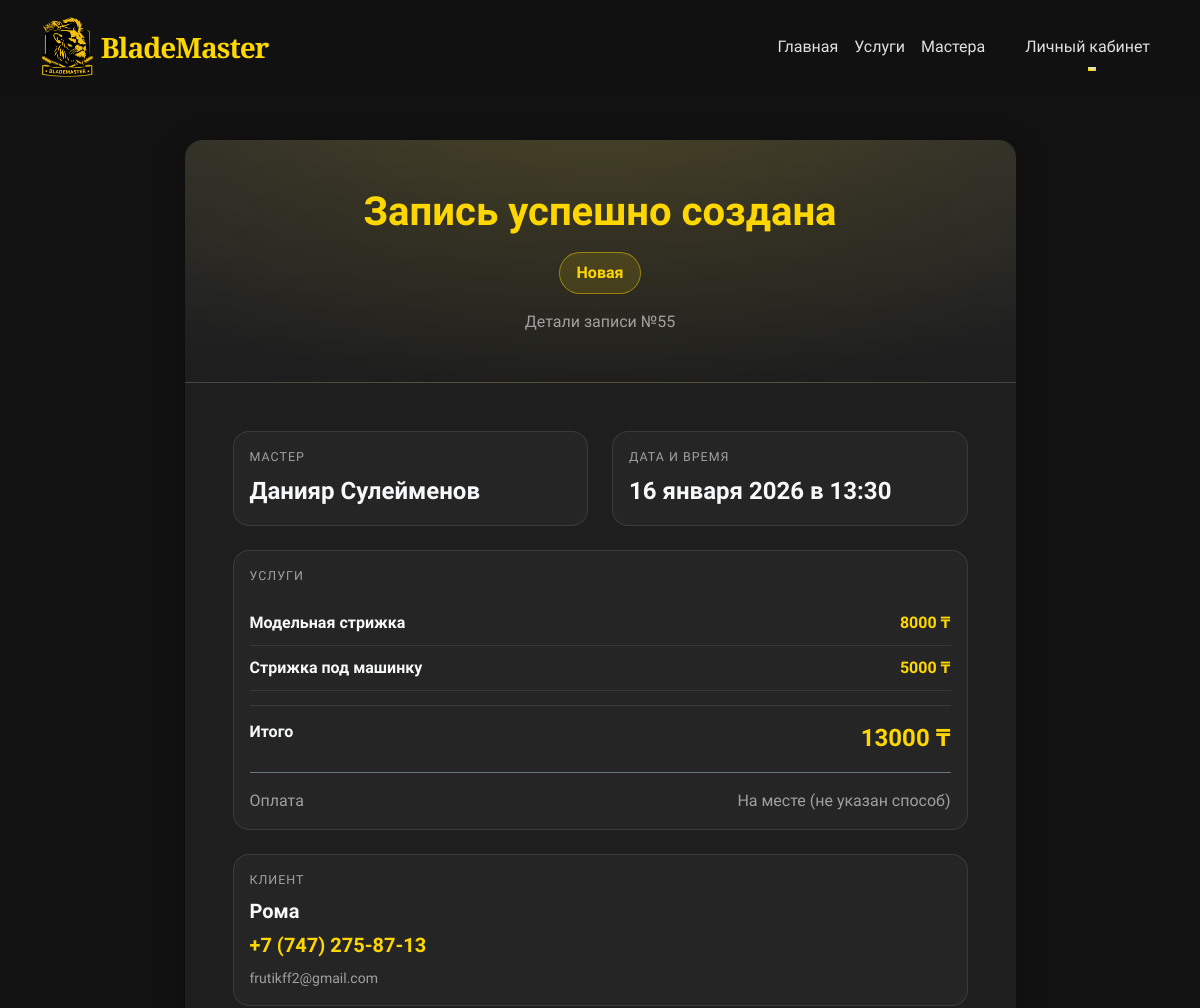
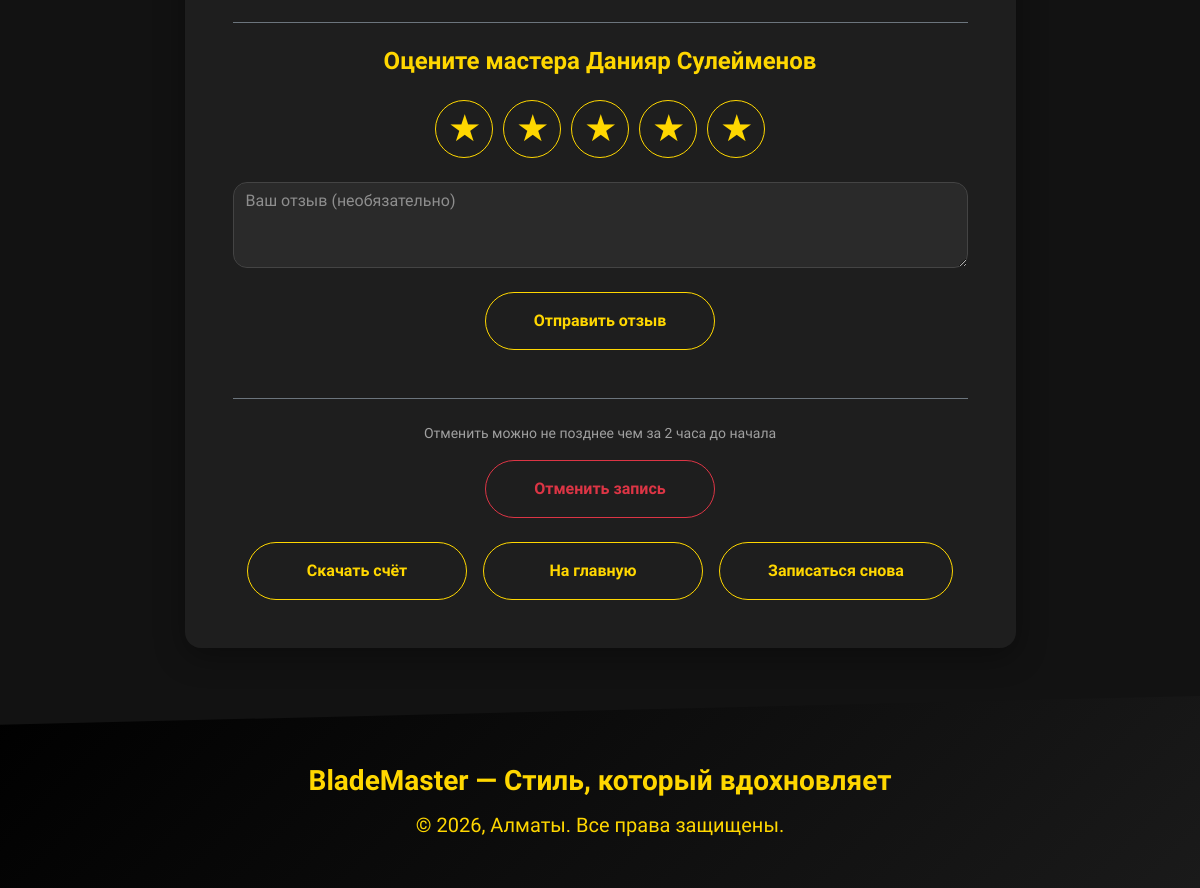
Before: /appointment/55/success/ with the older database file (2 pictures, top to bottom).
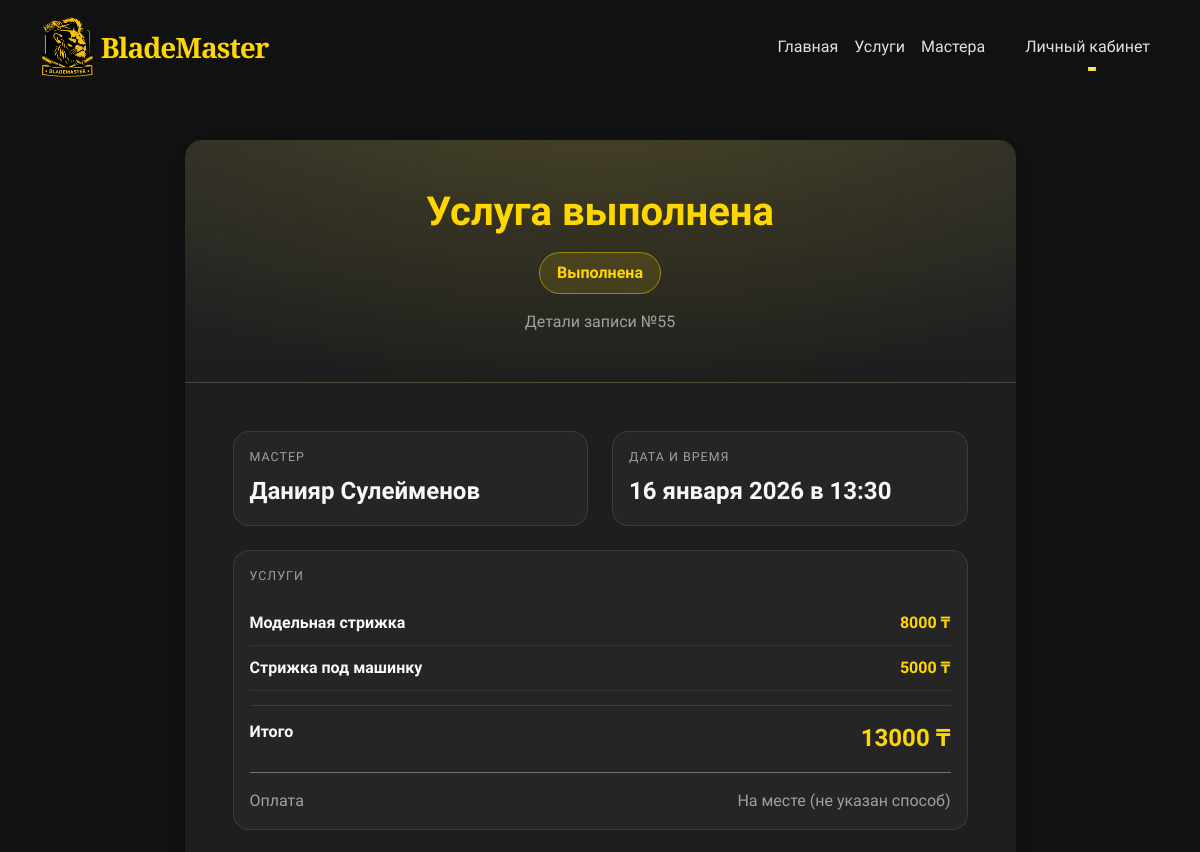
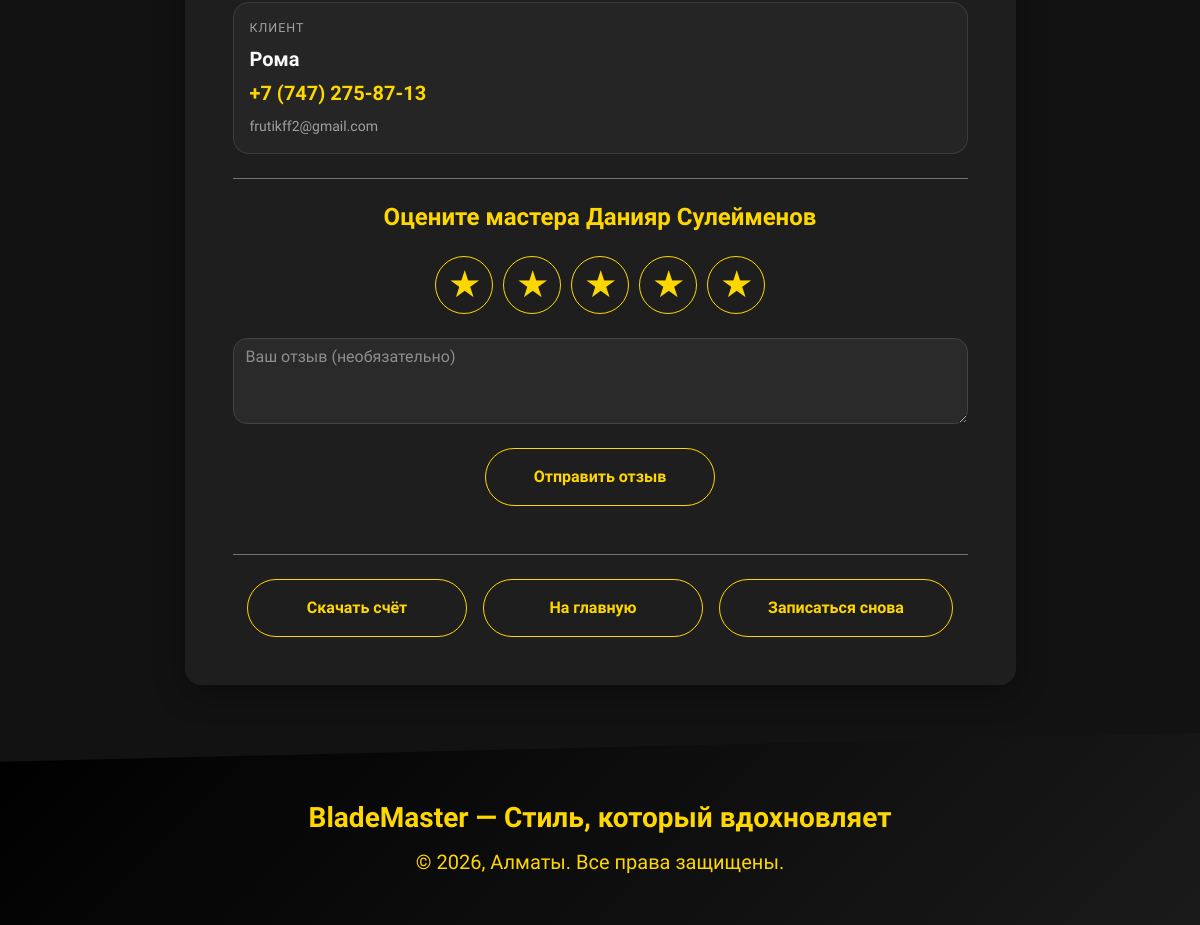
After: the same page with the newer database file (2 pictures, top to bottom).
### core/models.py (models this page shows, shortened)
class Appointment(models.Model):
    client_name = models.CharField("Имя клиента", max_length=100)
    client_phone = models.CharField("Телефон клиента", max_length=20)
    client_email = models.EmailField("Email клиента", blank=True, null=True)
    service = models.ManyToManyField(Service, verbose_name="Выбранные услуги")
    master = models.ForeignKey(Master, on_delete=models.CASCADE, verbose_name="Мастер")
    date = models.DateField("Дата записи")
    time = models.TimeField("Время записи")
    status = models.CharField("Статус записи", max_length=20, choices=[
        ('new', 'Новая'),
        ('confirmed', 'Подтверждена'),
        ('completed', 'Выполнена'),
        ('cancelled', 'Отменена'),
        ('no_show', 'Не пришёл'),
    ], default='new')
    created_at = models.DateTimeField("Дата и время создания записи", auto_now_add=True)
    prepayment_amount = models.DecimalField(max_digits=10, decimal_places=2, default=0, verbose_name="Сумма предоплаты")
    prepayment_paid = models.BooleanField(default=False, verbose_name="Предоплата оплачена")
    prepayment_method = models.CharField(max_length=50, blank=True, verbose_name="Способ предоплаты")
    class Meta:
        verbose_name = "Запись"
        verbose_name_plural = "Записи клиентов"
    def total_price(self):
        return sum(service.price for service in self.service.all())

class Master(models.Model):
    full_name = models.CharField("ФИО мастера", max_length=100)
    description = models.TextField("Описание / о себе", blank=True)
    photo = models.ImageField("Фотография мастера", upload_to='masters/', blank=True, null=True)
    user = models.OneToOneField(User, on_delete=models.SET_NULL, null=True, blank=True, related_name='master_profile')
    class Meta:
        verbose_name = "Мастер"
        verbose_name_plural = "Мастера"

class Service(models.Model):
    name = models.CharField("Название услуги", max_length=100)
    description = models.TextField("Описание услуги", blank=True)
    price = models.DecimalField("Цена (₸)", max_digits=10, decimal_places=0)
    duration = models.IntegerField("Длительность (в минутах)", default=60)
    category = models.CharField("Категория", max_length=50, choices=[
        ('haircut', 'Стрижки'),
        ('beard', 'Бритьё и оформление бороды'),
        ('care', 'Уход'),
        ('complex', 'Комплексные процедуры'),
    ], default='haircut')
    class Meta:
        verbose_name = "Услуга"
        verbose_name_plural = "Услуги"

### core/views.py (the view)
# urls.py: path('appointment/<int:appointment_id>/success/', views.book_success, name='book_success'),
def book_success(request, appointment_id):
    appointment = get_object_or_404(Appointment, id=appointment_id)
    total_price = appointment.total_price()
    prepay = appointment.prepayment_amount or Decimal("0.00")
    remaining = (Decimal(str(total_price)) - Decimal(str(prepay)))
    if remaining < 0:
        remaining = Decimal("0.00")
    return render(
        request,
        "core/book_success.html",
        {
            "appointment": appointment,
            "remaining_amount": remaining,
        }
    )

### core/templates/core/book_success.html (shortened to what this page needs)
{% extends 'base.html' %}
{% block content %}
<div class="container my-5 bm-page-wrap">
  <div class="row justify-content-center">
    <div class="col-lg-9 col-xxl-8">
      <div class="bm-card p-0 overflow-hidden">
        <div class="bm-status-hero p-4 p-md-5 text-center">
          <h1 class="display-6 fw-bold text-gold mb-2">
            {% if appointment.status == 'cancelled' %}
              Запись отменена
            {% elif appointment.status == 'completed' %}
              Услуга выполнена
            {% elif appointment.status == 'confirmed' %}
              Запись подтверждена
            {% else %}
              Запись успешно создана
            {% endif %}
          </h1>
          <div class="mt-3">
            <span class="bm-status-badge">
              {{ appointment.get_status_display }}
            </span>
          </div>
          <div class="text-muted mt-3">
            Детали записи №{{ appointment.id }}
          </div>
        </div>
        <div class="p-4 p-md-5">
          <div class="row g-4 mb-4">
            <div class="col-md-6">
              <div class="bm-detail-box h-100">
                <div class="bm-label">Мастер</div>
                <div class="fs-4 fw-semibold text-light">{{ appointment.master.full_name }}</div>
              </div>
            </div>
            <div class="col-md-6">
              <div class="bm-detail-box h-100">
                <div class="bm-label">Дата и время</div>
                <div class="fs-4 fw-semibold text-light">
                  {{ appointment.date|date:"d E Y" }} в {{ appointment.time|time:"H:i" }}
                </div>
              </div>
            </div>
          </div>
          <div class="bm-detail-box mb-4">
            <div class="bm-label mb-3">Услуги</div>
            {% for service in appointment.service.all %}
              <div class="bm-service-row">
                <div class="text-light fw-semibold">{{ service.name }}</div>
                <div class="text-gold fw-bold">{{ service.price }} ₸</div>
              </div>
            {% endfor %}
            <div class="bm-total-row">
              <div class="text-light">Итого</div>
              <div class="text-gold fs-4">{{ appointment.total_price }} ₸</div>
            </div>
            {% if appointment.prepayment_amount and appointment.prepayment_amount|floatformat:0 != "0" %}
              <div class="mt-3">
                <div class="d-flex justify-content-between">
                  <div class="text-muted">Предоплата</div>
                  <div class="text-gold fw-bold">{{ appointment.prepayment_amount }} ₸</div>
                </div>
                <div class="d-flex justify-content-between mt-2">
                  <div class="text-muted">Способ</div>
                  <div class="text-muted">{{ appointment.prepayment_method|default:"(не указан)" }}</div>
                </div>
                <div class="d-flex justify-content-between mt-3 pt-3 border-top border-secondary">
                  <div class="text-light fw-bold">Осталось оплатить</div>
                  <div class="text-gold fw-bold fs-5">{{ remaining_amount }} ₸</div>
                </div>
                <div class="text-muted small mt-2">
                  Предоплата — имитация (не реальная оплата).
                </div>
              </div>
            {% else %}
              <div class="d-flex justify-content-between mt-3 pt-3 border-top border-secondary">
                <div class="text-muted">Оплата</div>
                <div class="text-muted">{{ appointment.prepayment_method|default:"На месте (не указан способ)" }}</div>
              </div>
            {% endif %}
          </div>
          <div class="bm-detail-box mb-4">
            <div class="bm-label">Клиент</div>
            <div class="d-flex flex-column flex-md-row justify-content-between gap-2">
              <div>
                <div class="fs-5 fw-semibold text-light mb-1">{{ appointment.client_name }}</div>
                <a href="tel:{{ appointment.client_phone }}" class="text-gold text-decoration-none fs-5 fw-bold">
                  {{ appointment.client_phone }}
                </a>
                {% if appointment.client_email %}
                  <div class="text-muted small mt-2">{{ appointment.client_email }}</div>
                {% endif %}
              </div>
            </div>
          </div>
          {% if appointment.status != 'cancelled' %}
            {% if not appointment.review %}
              <div class="border-top border-secondary pt-4 mt-4">
                <h4 class="text-center mb-4 text-gold fw-bold">
                  Оцените мастера {{ appointment.master.full_name }}
                </h4>
                <form method="post" action="{% url 'add_review' appointment.id %}">
                  <div class="bm-stars-wrap mb-4">
                    {% for i in "12345" %}
                      <button type="button"
                              class="btn btn-outline-gold bm-star-btn star-btn"
                              data-value="{{ i }}">
                        <span>★</span>
                      </button>
                    {% endfor %}
                  </div>
                  <textarea name="comment"
                            class="form-control bm-input mb-4"
                            rows="3"
                            placeholder="Ваш отзыв (необязательно)"></textarea>
                  <div class="text-center">
                    <button type="submit"
                            class="btn btn-outline-gold px-5 py-3 rounded-pill fw-bold">
                      Отправить отзыв
                    </button>
                  </div>
                </form>
              </div>
            {% endif %}
          {% endif %}
          <div class="bm-actions text-center mt-5 pt-4 border-top border-secondary">
            {% if appointment.status == 'new' or appointment.status == 'confirmed' %}
              <div class="mb-4">
                <p class="text-muted small mb-3">Отменить можно не позднее чем за 2 часа до начала</p>
                <a href="{% url 'cancel_appointment' appointment.id %}"
                   class="btn btn-outline-danger px-5 py-3 rounded-pill fw-bold"
                   onclick="return confirm('Точно отменить запись?')">
                  Отменить запись
                </a>
              </div>
            {% elif appointment.status == 'cancelled' %}
              <p class="text-danger fw-semibold fs-5 mb-4">Запись отменена</p>
            {% endif %}
            <div class="d-grid d-md-flex justify-content-md-center gap-3 flex-wrap">
              {% if appointment.status != 'cancelled' %}
                <a href="{% url 'generate_invoice_pdf' appointment.id %}"
                   class="btn btn-outline-gold px-5 py-3 rounded-pill fw-bold"
                   target="_blank">
                  Скачать счёт
                </a>
              {% endif %}
              <a href="/" class="btn btn-outline-gold px-5 py-3 rounded-pill fw-bold">На главную</a>
              <a href="/services/" class="btn btn-outline-gold px-5 py-3 rounded-pill fw-bold">Записаться снова</a>
            </div>
          </div>
        </div>
      </div>
    </div>
  </div>
</div>
{% endblock %}

### core/templates/base.html (shortened to what this page needs)
<!DOCTYPE html>
{% load static %}
<html lang="ru">
<head>
    <link href="https://cdn.jsdelivr.net/npm/bootstrap@5.3.3/dist/css/bootstrap.min.css" rel="stylesheet"
>
    <link href="https://cdnjs.cloudflare.com/ajax/libs/aos/2.3.4/aos.css" rel="stylesheet">
    <link rel="stylesheet" href="https://cdn.jsdelivr.net/npm/flatpickr/dist/flatpickr.min.css">
</head>
<body class="d-flex flex-column min-vh-100">
    <nav class="navbar navbar-expand-lg navbar-dark fixed-top">
        <div class="container">
            <a class="navbar-brand d-flex align-items-center" href="/">
                <img id="brandLogo" src="{% static 'images/logo.png' %}" alt="BladeMaster" class="logo-img me-2">
                <span class="brand-text d-none d-lg-inline fs-3 fw-bold text-gold">BladeMaster</span>
            </a>
            <div class="collapse navbar-collapse" id="navbarNav">
                <ul class="navbar-nav ms-auto align-items-center">
                    <li class="nav-item">
                        <a class="nav-link {% if request.path == '/' %}active{% endif %}" href="/">Главная</a>
                    </li>
                    <li class="nav-item">
                        <a class="nav-link {% if '/services' in request.path %}active{% endif %}"
                            href="/services/">Услуги</a>
                    </li>
                    <li class="nav-item">
                        <a class="nav-link {% if '/masters' in request.path %}active{% endif %}"
                            href="/masters/">Мастера</a>
                    </li>
                    <li class="nav-item dropdown ms-2 ms-lg-4">
                        <a class="nav-link dropdown-toggle" href="#" role="button" data-bs-toggle="dropdown"
                            aria-expanded="false">
                            Личный кабинет
                        </a>
                    </li>
                </ul>
            </div>
        </div>
    </nav>
    {% block content %}
    {% endblock %}
    <footer class="footer text-center mt-auto">
        <div class="container">
            <p class="fs-3 fw-bold">BladeMaster — Стиль, который вдохновляет</p>
            <p class="fs-5">© 2026, Алматы. Все права защищены.</p>
        </div>
    </footer>
</body>
</html>

### core/templates/base.html (style rules this page uses)
:root { --bg-primary: #121212; --bg-secondary: #1E1E1E; --bg-input: #2A2A2A; --text-primary: #E0E0E0; --text-muted: #A0A0A0; --gold: #FFD700; --gold-dark: #D4AF37; }
body { font-family: 'Urbanist', sans-serif; background-color: var(--bg-primary); color: var(--text-primary); min-height: 100vh; padding-top: 80px; margin: 0; }
.navbar { background-color: rgba(18, 18, 18, 0.92); backdrop-filter: blur(10px); transition: all 0.4s ease; padding: 1rem 0; padding-top: 0.75rem !important; padding-bottom: 0.75rem !important; min-height: 70px; }
.navbar-brand { font-family: 'Playfair Display', serif; font-size: 2.4rem; color: var(--gold) !important; letter-spacing: -1px; }
.nav-link { color: var(--text-primary) !important; font-weight: 500; transition: color 0.3s; position: relative; }
.nav-link::after { content: ''; position: absolute; width: 0; height: 2px; bottom: -4px; left: 50%; background: var(--gold); transition: all 0.3s ease; transform: translateX(-50%); }
.btn-gold, .btn-outline-gold { font-weight: 600; border-radius: 50px; transition: all 0.25s ease; }
.btn-outline-gold { border-color: var(--gold); color: var(--gold); }
.text-gold { color: var(--gold) !important; }
.text-muted { color: var(--text-muted) !important; }
.footer { background: linear-gradient(135deg, #000 0%, #1a1a1a 100%); color: var(--gold); padding: 3.5rem 0 2.5rem; margin-top: auto; clip-path: polygon(0 15%, 100% 0, 100% 100%, 0 100%); }
.footer p { margin: 0.5rem 0; }
.logo-img { height: 60px; width: auto; max-height: 70px; object-fit: contain; }
.bm-card { background: var(--bg-secondary); border-radius: 16px; box-shadow: 0 8px 30px rgba(0, 0, 0, 0.35); overflow: hidden; }
.bm-input, .bm-select { background-color: var(--bg-input) !important; color: var(--text-primary) !important; border: 1px solid #444 !important; border-radius: 14px; }
.bm-input::placeholder, .form-control.bm-input::placeholder { color: rgba(224, 224, 224, 0.55); }

### core/templates/core/book_success.html (style rules this page uses)
.bm-page-wrap { padding-top: 12px; }
.bm-status-hero { border-radius: 18px 18px 0 0; background: radial-gradient(1200px 600px at 50% -30%, rgba(255,215,0,0.14), transparent 55%), linear-gradient(180deg, rgba(255,255,255,0.06), transparent); border-bottom: 1px solid rgba(255,255,255,0.10); }
.bm-status-badge { display: inline-flex; align-items: center; gap: .5rem; font-weight: 800; border-radius: 999px; padding: .5rem 1.05rem; border: 1px solid rgba(255,215,0,0.45); background: rgba(255,215,0,0.12); color: var(--gold); font-size: 1rem; }
.bm-detail-box { background: rgba(255,255,255,0.03); border: 1px solid rgba(255,255,255,0.10); border-radius: 16px; padding: 16px; }
.bm-label { font-size: .78rem; letter-spacing: .08em; text-transform: uppercase; color: var(--text-muted); margin-bottom: 6px; }
.bm-service-row { display: flex; justify-content: space-between; gap: 14px; padding: 10px 0; border-bottom: 1px solid rgba(255,255,255,0.08); }
.bm-total-row { display: flex; justify-content: space-between; gap: 14px; padding-top: 14px; margin-top: 14px; border-top: 1px solid rgba(255,255,255,0.10); font-weight: 800; }
.bm-stars-wrap { display: flex; justify-content: center; gap: 10px; flex-wrap: nowrap; }
.bm-star-btn { width: 58px; height: 58px; border-radius: 999px; display: inline-flex; align-items: center; justify-content: center; padding: 0; }
.bm-star-btn span { line-height: 1; font-size: 2rem; }
.bm-actions .btn { width: 100%; }
@media (min-width: 768px) { .bm-actions .btn { width: auto; min-width: 220px; } }

Changed rows visible on the page:
changed Appointment "Рома": status "Новая" → "Выполнена"
Other visible differences:
text no longer shown: "Запись успешно создана Отменить можно не позднее чем за 2 часа до начала Отменить запись"
text now shown: "Услуга выполнена"
